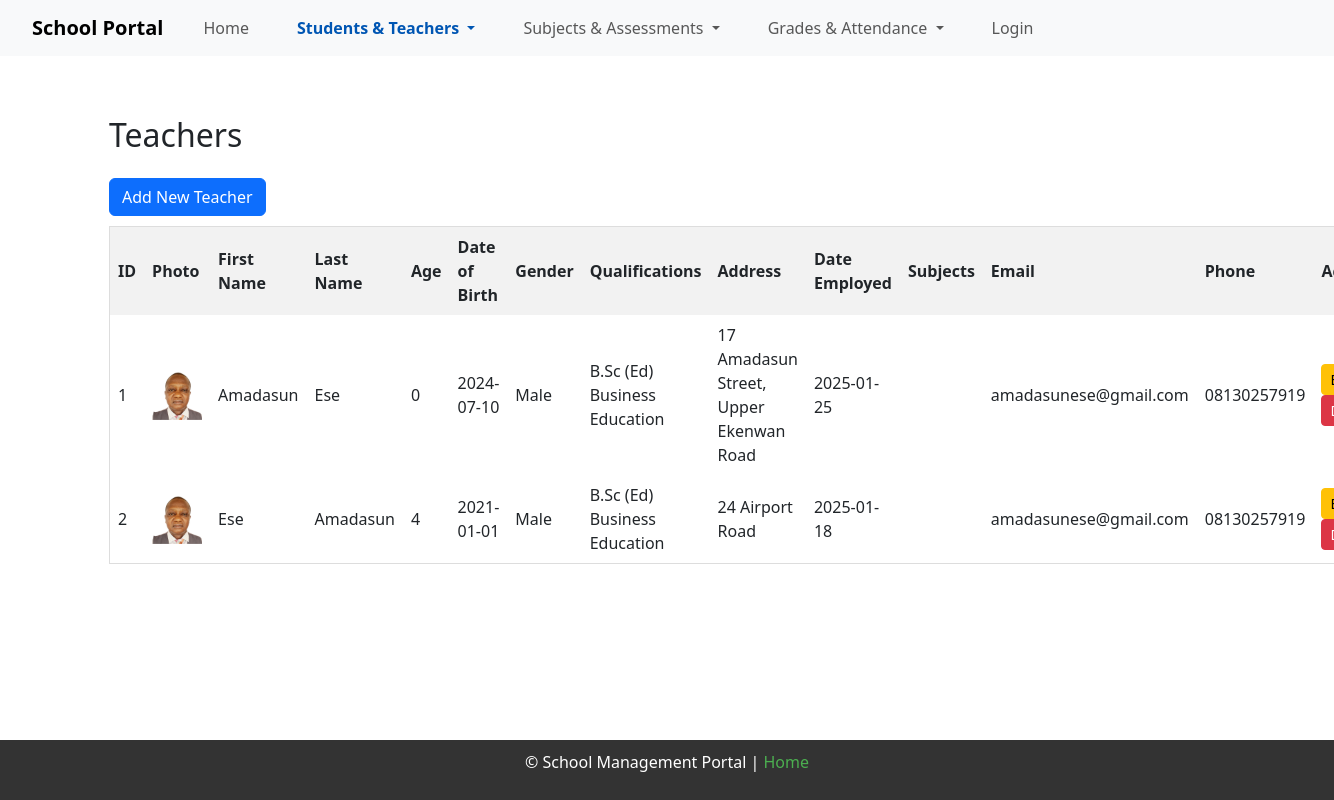
The page /teachers on the database its author committed.
### app/models.py (models this page shows)
class Teacher(db.Model):
    __tablename__ = 'teachers'
    id = db.Column(db.Integer, primary_key=True)
    first_name = db.Column(db.String(50), nullable=False)
    last_name = db.Column(db.String(50), nullable=False)
    email = db.Column(db.String(100), nullable=False)
    hire_date = db.Column(db.Date, nullable=False)
    phone_number = db.Column(db.String(15), nullable=True)
    qualification = db.Column(db.String(255), nullable=True)
    address = db.Column(db.String(255), nullable=True)
    date_of_birth = db.Column(db.Date, nullable=True)
    gender = db.Column(db.String(10), nullable=True)
    photo = db.Column(db.String(255), nullable=True)
    school_id = db.Column(
        db.Integer,
        db.ForeignKey('schools.id', name='fk_teachers_school_id'),
        nullable=False
    )
    class_id = db.Column(
        db.Integer,
        db.ForeignKey('classes.id', name='fk_teachers_class_id'),
        nullable=True
    )
    teacher_subjects = db.relationship('TeacherSubject', backref='teacher', lazy=True)
    assigned_classes = db.relationship(
        'Class',
        secondary=class_teacher_association,
        backref=db.backref('assigned_teachers', lazy='dynamic'),
        lazy=True
    )
    @property
    def age(self):
        if self.date_of_birth:
            today = date.today()
            return today.year - self.date_of_birth.year - (
                (today.month, today.day) < (self.date_of_birth.month, self.date_of_birth.day)
            )
        return None

### app/routes.py (the view)
@main.route('/teachers')
def teachers():
    teachers = Teacher.query.all()
    return render_template('teachers.html', teachers=teachers)

### app/__init__.py (called while the page is built)
def create_app():
    app = Flask(__name__)
    app.config.from_object(Config)
    app.config['UPLOAD_FOLDER'] = os.path.join(os.getcwd(), 'static/uploads')
    @app.before_request
    def before_request():
        g.current_user = current_user
    db.init_app(app)
    migrate.init_app(app, db)
    bootstrap.init_app(app)
    login_manager.init_app(app)
    login_manager.login_view = 'main.login'
    app.static_folder ='static'
    app.static_url_path = '/static'
    with app.app_context():
        from . import models
        from .routes import main
        app.register_blueprint(main)
        db.create_all()
    return app

### app/templates/teachers.html (shortened to what this page needs)
{% extends "base.html" %}
{% block content %}
<h2>Teachers</h2>
<a href="{{ url_for('main.add_teacher') }}" class="btn btn-primary mt-3">Add New Teacher</a>
<table>
    <thead>
        <tr>
            <th>ID</th>
            <th>Photo</th>
            <th>First Name</th>
            <th>Last Name</th>
            <th>Age</th>
            <th>Date of Birth</th>
            <th>Gender</th>
            <th>Qualifications</th>
            <th>Address</th>
            <th>Date Employed</th>
            <th>Subjects</th>
            <th>Email</th>
            <th>Phone</th>
            <th>Actions</th>
        </tr>
    </thead>
    <tbody>
        {% for teacher in teachers %}
        <tr>
            <td>{{ teacher.id }}</td>
            <td>
                {% if teacher.photo %}
                    <img src="{{ url_for('main.uploaded_file', filename=teacher.photo) }}" alt="Photo" width="50">
                {% else %}
                    No Photo
                {% endif %}
            </td>
            <td>{{ teacher.first_name }}</td>
            <td>{{ teacher.last_name }}</td>
            <td>{{ teacher.age }}</td>
            <td>{{ teacher.date_of_birth }}</td>
            <td>{{ teacher.gender }}</td>
            <td>{{ teacher.qualification }}</td>
            <td>{{ teacher.address }}</td>
            <td>{{ teacher.hire_date }}</td>
            <td>
            </td>
            <td>{{ teacher.email }}</td>
            <td>{{ teacher.phone_number }}</td>
            <td>
                <a href="{{ url_for('main.edit_teacher', teacher_id=teacher.id) }}" class="btn btn-warning btn-sm">Edit</a>
                <form action="{{ url_for('main.delete_teacher', teacher_id=teacher.id) }}" method="POST" style="display:inline;">
                    <button type="submit" class="btn btn-danger btn-sm" onclick="return confirm('Are you sure you want to delete this teacher?');">Delete</button>
                </form>
            </td>
        </tr>
        {% endfor %}
    </tbody>
</table>
{% endblock %}

### app/templates/base.html (shortened to what this page needs)
<!DOCTYPE html>
<html lang="en">
<head>
    <link rel="stylesheet" href="{{ url_for('static', filename='style.css') }}">
    <link href="https://cdn.jsdelivr.net/npm/bootstrap@5.3.0-alpha3/dist/css/bootstrap.min.css" rel="stylesheet">
    <link href="https://cdn.jsdelivr.net/npm/select2@4.1.0-rc.0/dist/css/select2.min.css" rel="stylesheet" />
</head>
<body>
    {% include 'navigation.html' %}
    <div class="container">
        {% block content %}{% endblock %}
    </div>
    <footer>
        <p>&copy; {{ year }} School Management Portal | <a href="{{ url_for('main.index') }}">Home</a></p>
    </footer>
</body>
</html>

### app/templates/navigation.html (shortened to what this page needs)
<nav class="navbar navbar-expand-lg navbar-light bg-light">
    <div class="container-fluid">
        <a class="navbar-brand" href="{{ url_for('main.index') }}">School Portal</a>
        <div class="collapse navbar-collapse" id="navbarNavDropdown">
            <ul class="navbar-nav">
                <li class="nav-item">
                    <a class="nav-link {% if request.endpoint == 'main.index' %}active{% endif %}" href="{{ url_for('main.index') }}">Home</a>
                </li>
                <li class="nav-item dropdown">
                    <a class="nav-link dropdown-toggle {% if request.endpoint in ['main.students', 'main.teachers', 'main.assign_teachers'] %}active{% endif %}" href="#" id="studentsTeachersDropdown" role="button" data-bs-toggle="dropdown" aria-expanded="false">
                        Students & Teachers
                    </a>
                </li>
                <li class="nav-item dropdown">
                    <a class="nav-link dropdown-toggle " href="#" id="subjectsAssessmentsDropdown" role="button" data-bs-toggle="dropdown" aria-expanded="false">
                        Subjects & Assessments
                    </a>
                </li>
                <li class="nav-item dropdown">
                    <a class="nav-link dropdown-toggle " href="#" id="gradesAttendanceDropdown" role="button" data-bs-toggle="dropdown" aria-expanded="false">
                        Grades & Attendance
                    </a>
                </li>
                {% if current_user.is_authenticated %}
                    {% if current_user.is_admin %}
                        <li class="nav-item">
                            <a class="nav-link {% if request.endpoint == 'main.register_school' %}active{% endif %}" href="{{ url_for('main.register_school') }}">Register School</a>
                        </li>
                    {% endif %}
                    <li class="nav-item">
                        <a class="nav-link {% if request.endpoint == 'main.dashboard' %}active{% endif %}" href="{{ url_for('main.dashboard') }}">Dashboard</a>
                    </li>
                    <li class="nav-item">
                        <a class="nav-link" href="{{ url_for('main.logout') }}">Logout</a>
                    </li>
                {% else %}
                    <li class="nav-item">
                        <a class="nav-link {% if request.endpoint == 'main.login' %}active{% endif %}" href="{{ url_for('main.login') }}">Login</a>
                    </li>
                {% endif %}
            </ul>
        </div>
    </div>
</nav>

### app/static/style.css (style rules this page uses)
html, body { margin: 0; padding: 0; height: 100%; font-family: Arial, sans-serif; display: flex; flex-direction: column; }
.container { flex: 1; padding: 20px; }
footer { background-color: #333; color: white; text-align: center; padding: 10px 20px; position: relative; }
footer a { color: #4CAF50; text-decoration: none; }
nav { background-color: #333; color: white; padding: 1em; text-align: center; }
nav a { color: white; margin: 0 1em; text-decoration: none; }
.container { margin: 20px; }
table { width: 100%; border-collapse: collapse; margin-top: 10px; }
table, th, td { border: 1px solid #ddd; padding: 8px; }
th { background-color: #f2f2f2; font-weight: bold; }
form { margin: 0; }
form button { background-color: #333; color: white; padding: 10px 15px; border: none; border-radius: 4px; cursor: pointer; font-size: 16px; width: 100%; }
h2 { color: #333; margin-bottom: 20px; }
.navbar { margin-bottom: 20px; }
.navbar-brand { font-weight: bold; }
.nav-item .active { font-weight: bold; color: #0056b3 !important; }

### rows shown on the page
Teacher: id "1", photo (picture), first_name "Amadasun", last_name "Ese", age "0", date_of_birth "2024-07-10", gender "Male", qualification "B.Sc (Ed) Business Education", address "17 Amadasun Street, Upper Ekenwan Road", hire_date "2025-01-25", email "amadasunese@gmail.com", phone_number "08130257919"
Teacher: id "2", photo (picture), first_name "Ese", last_name "Amadasun", age "4", date_of_birth "2021-01-01", gender "Male", qualification "B.Sc (Ed) Business Education", address "24 Airport Road", hire_date "2025-01-18", email "amadasunese@gmail.com", phone_number "08130257919"
